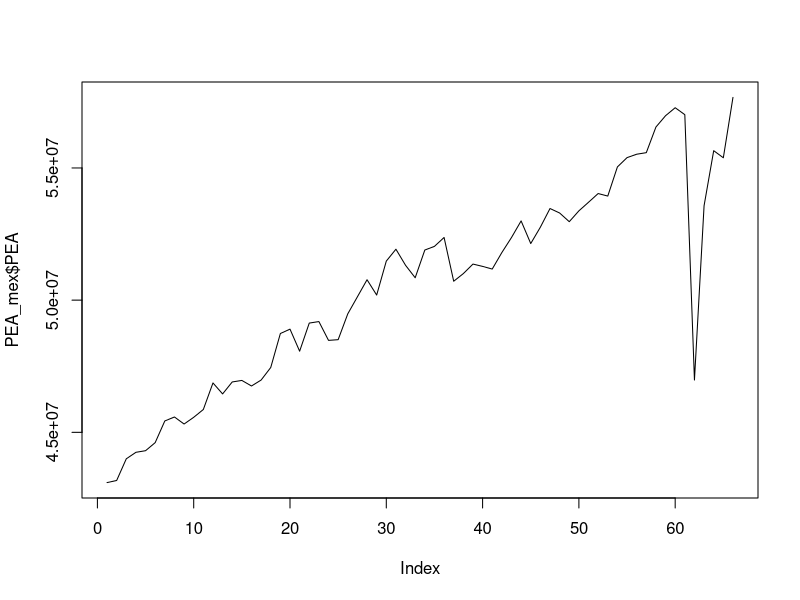

Reproduce this figure in R. (Note: this script raises an error after producing the figure.)
## ---- chunk 1
knitr::opts_chunk$set(echo = TRUE)
## ---- chunk 2
install.packages("readxl")

library("readxl")


PEA_mex <-read_excel("PEA_MEX_pp.xlsx")
## ---- chunk 3
PEA_mex
summary(PEA_mex)
typeof(PEA_mex)
dim(PEA_mex)
## ---- chunk 4

plot(PEA_mex$PEA,type="l")
## ---- chunk 5

linea_PEA<-lm(PEA~Date, data=PEA_mex)
linea_PEA
## ---- chunk 6
linea_PEA_aplicada <- predict(linea_PEA, newdata = data.frame(Date = PAE_mex$Date))

linea_PEA_aplicada

## ---- chunk 7
plot(PEA_mex$PEA, type="l", main=" 'data original de PAE_MX' vs calculada a partir de la linea tendencia")
lines(linea_PEA_aplicada, col = "red")
## ---- chunk 8
PEA_Sin_Tendencia<-PAE_mex$PEA/linea_PEA_aplicada

plot(PEA_Sin_Tendencia, type="l", main=" data sin tendencia de PAE_MX ")
## ---- chunk 9
media_PEA_ST<-mean(PEA_Sin_Tendencia)
media_PEA_ST

## ---- chunk 10
Error_est_PEA<-PEA_Sin_Tendencia-media_PEA_ST
Error_est_PEA

##Claculando la desviaicón estandar del error

sd_est_PEA<-sd(Error_est_PEA)
sd_est_PEA

## ---- chunk 11
##Creamos un eje x que incluya a los 66 datos + 6 que se pronosticarán
Date_PAE2<-c(1:72)


## Creamos el vector de datos que incluirá los  datos históricos  sin tendencia + 6 valores NA a pronosticar
PAE_Sin_Tendencia_para_pron<-c(PEA_Sin_Tendencia, rep(NA, times=6))
PAE_Sin_Tendencia_para_pron


## Entonces el mejor pronóstico que tenemos para eata técnica es la media de la serie sin tendencia 
estimacion_PEA <- rep(media_PEA_ST, times=72)
estimacion_PEA


## ---- chunk 12
tao<-c(1:6)
Lim_PEA<-2*sd_est_PEA*tao^.5
Lim_PEA
## ---- chunk 13

LI_PEA<-c(rep(NA, times=66), media_PEA_ST-Lim_PEA)
LI_PEA

LS_PEA<-c(rep(NA, times=66), media_PEA_ST+Lim_PEA)
LS_PEA

plot(Date_PAE2, PAE_Sin_Tendencia_para_pron, type="l", ylim = c(0.7,1.3) ,main="Estimación puntual sin tendencia e intervalos de confianza para los 6 vaores pronósticados",col="Blue")

lines(estimacion_PEA, col="Red")
lines(LI_PEA, col="Purple")
lines(LS_PEA, col="Purple")
## ---- chunk 14
# create a new data set with 72 rows
extended_dates <- seq(as.Date("2005-01-01"), as.Date("2022-10-01"), by = "quarter")
extended_trimester_PEA <- data.frame(Date = extended_dates, 
                                       PEA = rep(NA, length(extended_dates)))

extended_trimester_PEA

## ---- chunk 15
# copy the original data to the new data set
#extended_trimester_PEA$PEA[1:length(PEA_mex$PEA)] <- PEA_mex$PEA
#extended_trimester_PEA


# copy the original data to the new data set for the first 66 rows
for(i in 1:66){
  extended_trimester_PEA$PEA[i] <- PEA_mex$PEA[i]
}

extended_trimester_PEA



# fit the model with the extended data set
linea_PEA_extended <- lm(PEA ~ Date, data = extended_trimester_PEA)
linea_PEA_extended

## ---- chunk 16
# predict values for the extended date range
linea_PEA_extended_aplicada <- predict(linea_PEA_extended, 
                                                newdata = data.frame(Date = extended_dates))
linea_PEA_extended_aplicada

# plot the predicted values
plot(extended_dates, linea_PEA_extended_aplicada, type = "l")
## ---- chunk 17

##Creando el vector original + los valores a predecir como NAs
PEA_original_para_pron<-c(PEA_mex$PEA, rep(NA, times=6))
PEA_original_para_pron
dim(PEA_original_para_pron)


Est_punt_PEA<-c(rep(NA, times=66), media_PEA_ST*linea_PEA_extended_aplicada[67:72])
Est_punt_PEA

# plot the original data and the predicted values together
plot(extended_dates, PEA_original_para_pron, main="Estimación de 6 valores de la Población eocnomicamente activa",type="l", xlab="Year", ylab="PEA")
lines(extended_dates, Est_punt_PEA, col="blue")




## ---- chunk 18

LI_PEA_ajustado<-c(rep(NA, times=66), LI_PEA[67:72]*linea_PEA_extended_aplicada[67:72])
LI_PEA_ajustado

LS_PEA_ajustado<-c(rep(NA, times=66), LS_PEA[67:72]*linea_PEA_extended_aplicada[67:72])
LS_PEA_ajustado


# Plot only non-NA values
# plot the original data and the predicted values together


PEA_original_para_pron<-c(PEA_mex$PEA, rep(NA, times=6))
PEA_original_para_pron
dim(PEA_original_para_pron)


# plot the original data and the predicted values together
plot(extended_dates,PEA_original_para_pron, main="Estimación de 6 valores de la Población eocnomicamente activa con intervalos de confianza al 95%", type="l", xlab="Year", ylab="PEA", ylim=c(40000000, 65000000))

lines(extended_dates, Est_punt_PEA, col="blue")
x_vals <- c(rep(NA, times = 66), extended_dates[67:72])

lines(x_vals, LI_PEA_ajustado, col = "purple")
lines(x_vals, LS_PEA_ajustado, col = "purple")




## ---- chunk 19
df_demanda_PEA_MX_pronostico<-data.frame(PEA_original_para_pron,
                                                Est_punt_PEA, LI_PEA_ajustado, LS_PEA_ajustado)
View(df_demanda_PEA_MX_pronostico)
